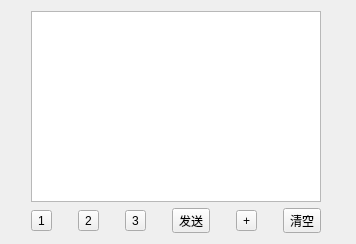
<?xml version="1.0" encoding="UTF-8"?>
<ui version="4.0">
 <class>SendSave</class>
 <widget class="QDialog" name="SendSave">
  <property name="geometry">
   <rect>
    <x>0</x>
    <y>0</y>
    <width>356</width>
    <height>244</height>
   </rect>
  </property>
  <property name="windowTitle">
   <string>Dialog</string>
  </property>
  <layout class="QGridLayout" name="gridLayout">
   <item row="0" column="0" colspan="6">
    <widget class="QTableWidget" name="tbSave"/>
   </item>
   <item row="1" column="0">
    <widget class="QToolButton" name="send1">
     <property name="text">
      <string>1</string>
     </property>
    </widget>
   </item>
   <item row="1" column="1">
    <widget class="QToolButton" name="send2">
     <property name="text">
      <string>2</string>
     </property>
    </widget>
   </item>
   <item row="1" column="2">
    <widget class="QToolButton" name="send3">
     <property name="text">
      <string>3</string>
     </property>
    </widget>
   </item>
   <item row="1" column="3">
    <widget class="QToolButton" name="send3_2">
     <property name="text">
      <string>发送</string>
     </property>
    </widget>
   </item>
   <item row="1" column="4">
    <widget class="QToolButton" name="add">
     <property name="text">
      <string>+</string>
     </property>
    </widget>
   </item>
   <item row="1" column="5">
    <widget class="QToolButton" name="clear">
     <property name="text">
      <string>清空</string>
     </property>
    </widget>
   </item>
  </layout>
 </widget>
 <resources/>
 <connections/>
</ui>
